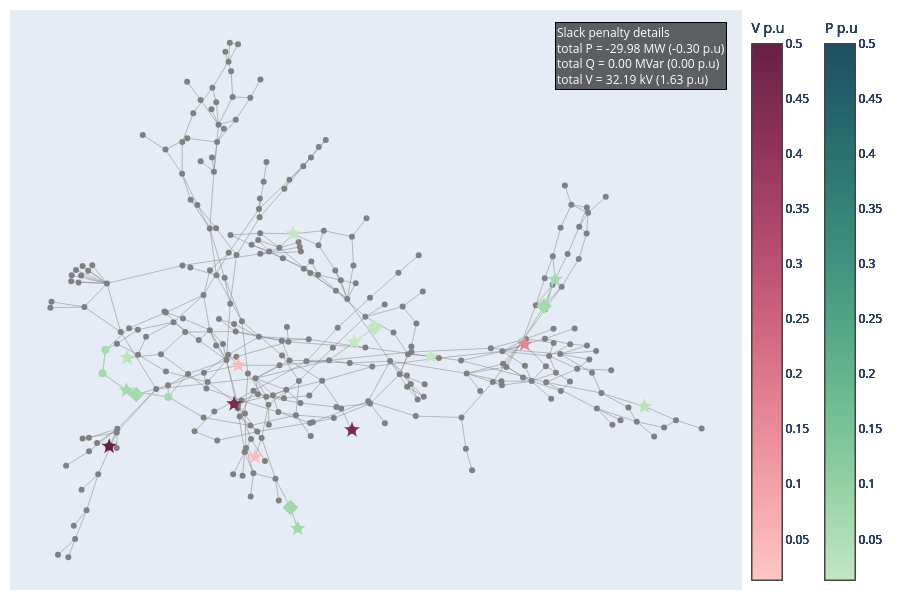

Notebook cell for this chart:
### Markdown cell above
# Correction 4

### Code cell
# slack_info 

pertubation1 = "VL125_0_load_P4"
data_correction4 = pd.read_csv(
    network_name +"_4.csv",
    sep=";",
    engine="python",
    index_col=False,
   # on_bad_lines="skip",
)
new_row = pd.read_csv(network_name+"_4_optim_info.csv", sep=";", engine="python", index_col=False)
optim_info = pd.concat([optim_info, new_row], ignore_index=True)
data_grouped_4 = data_correction4.groupby('busId')[['type','slackValue_pu','slackValue','gen','controlevoltage','transfo','shunt','load','info']].agg(unique_list)
data_grouped_4['Total_slack_abs'] = data_grouped_4['slackValue_pu'].apply(lambda x: builtins.sum(abs(slack) for slack in x) if isinstance(x, list) else abs(x))
G_4, dist, pos = network_construction(edges, data_grouped_4)
clusters = slack_subgraph(G_4, data_grouped_4)
data_grouped_4 = cluster_subgraph(G_4, clusters, data_grouped_4, dist)
fig = plot_slack_cluster(G_4, pos, clusters,data_grouped_4,data, col_centroid='centroid')
fig.show()

### Figure 1 — Plotly figure (JSON) as saved in the notebook; plotly's stock layout.template omitted (floating-point values rounded to 4 significant figures; data arrays with more than 128 entries replaced by an {"elided": "..."} marker saying what was removed)
{"data": [{"hovertemplate": "%{text}<extra></extra>", "line": {"color": "grey", "width": 0.5}, "mode": "lines", "name": "edges", "text": {"elided": "818 str values"}, "type": "scatter", "x": {"elided": "1227 float values"}, "y": {"elided": "1227 float values"}}, {"hovertemplate": "%{text}<extra></extra>", "marker": {"color": "gray", "size": 6}, "mode": "markers", "name": "All nodes", "text": {"elided": "278 str values"}, "type": "scatter", "x": {"elided": "278 float values"}, "y": {"elided": "278 float values"}}, {"hovertemplate": "%{text}<extra></extra>", "marker": {"cmax": 0.5, "cmin": 0.01302, "color": "rgb(189, 227, 190)", "colorbar": {"title": {"text": "P p.u"}, "x": 1.1}, "colorscale": [[0, "rgb(196, 230, 195)"], [0.1667, "rgb(150, 210, 164)"], [0.3333, "rgb(109, 188, 144)"], [0.5, "rgb(77, 162, 132)"], [0.6667, "rgb(54, 135, 122)"], [0.8333, "rgb(38, 107, 110)"], [1, "rgb(29, 79, 96)"]], "size": 12, "symbol": "star"}, "mode": "markers", "name": "Centroids", "text": ["Centroid: VL27_0<br>Gen: [nan]<br>Controle voltage type: N/A<br>Controle voltage location: N/A<br>Controle voltage status: N/A<br>Transfo: [nan]<br>Shunt: [nan]<br>Load: ['VL27_0_load']<br>number of nodes: 1<br><br>Total P = -2.5870 MW (-0.03 p.u)<br>Total Q = 0.00 MVar (0.00 p.u)<br>Total V = 0.00 kV (0.0000 p.u)"], "type": "scatter", "x": [0.7627], "y": [-0.2817]}, {"line": {"color": "rgb(189, 227, 190)", "width": 1}, "mode": "lines", "type": "scatter", "x": [], "y": []}, {"hovertemplate": "%{text}<extra></extra>", "marker": {"color": "rgb(189, 227, 190)", "size": 8, "symbol": "circle"}, "mode": "markers", "text": ["VL27_0<br>slack: [-0.02587] p.u <br>type: ['P']"], "type": "scatter", "x": [0.7627], "y": [-0.2817]}, {"hovertemplate": "%{text}<extra></extra>", "marker": {"cmax": 0.5, "cmin": 0.01302, "color": "rgb(253, 191, 190)", "colorbar": {"title": {"text": "V p.u"}, "x": 1}, "colorscale": [[0, "rgb(255, 198, 196)"], [0.1667, "rgb(244, 163, 168)"], [0.3333, "rgb(227, 129, 145)"], [0.5, "rgb(204, 96, 125)"], [0.6667, "rgb(173, 70, 108)"], [0.8333, "rgb(139, 48, 88)"], [1, "rgb(103, 32, 68)"]], "size": 12, "symbol": "star"}, "mode": "markers", "name": "Centroids", "text": ["Centroid: VL76_0<br>Gen: ['B76-G']<br>Controle voltage type: GENERATOR<br>Controle voltage location: [VL76_0]<br>Controle voltage status: MAIN<br>Transfo: [nan]<br>Shunt: [nan]<br>Load: ['VL76_0_load']<br>number of nodes: 1<br><br>Total P = 0.0000 MW (0.00 p.u)<br>Total Q = 0.00 MVar (0.00 p.u)<br>Total V = 3.47 kV (0.0302 p.u)"], "type": "scatter", "x": [-0.1417], "y": [-0.4594]}, {"line": {"color": "rgb(253, 191, 190)", "width": 1}, "mode": "lines", "type": "scatter", "x": [], "y": []}, {"hovertemplate": "%{text}<extra></extra>", "marker": {"color": "rgb(253, 191, 190)", "size": 8, "symbol": "circle"}, "mode": "markers", "text": ["VL76_0<br>slack: [0.030199] p.u <br>type: ['V']"], "type": "scatter", "x": [-0.1417], "y": [-0.4594]}, {"hovertemplate": "%{text}<extra></extra>", "marker": {"cmax": 0.5, "cmin": 0.01302, "color": "rgb(195, 230, 194)", "colorbar": {"title": {"text": "P p.u"}, "x": 1.1}, "colorscale": [[0, "rgb(196, 230, 195)"], [0.1667, "rgb(150, 210, 164)"], [0.3333, "rgb(109, 188, 144)"], [0.5, "rgb(77, 162, 132)"], [0.6667, "rgb(54, 135, 122)"], [0.8333, "rgb(38, 107, 110)"], [1, "rgb(29, 79, 96)"]], "size": 12, "symbol": "star"}, "mode": "markers", "name": "Centroids", "text": ["Centroid: VL526_0<br>Gen: [nan]<br>Controle voltage type: N/A<br>Controle voltage location: N/A<br>Controle voltage status: N/A<br>Transfo: [nan]<br>Shunt: [nan]<br>Load: ['VL526_0_load']<br>number of nodes: 1<br><br>Total P = -1.4935 MW (-0.01 p.u)<br>Total Q = 0.00 MVar (0.00 p.u)<br>Total V = 0.00 kV (0.0000 p.u)"], "type": "scatter", "x": [0.2661], "y": [-0.105]}, {"line": {"color": "rgb(195, 230, 194)", "width": 1}, "mode": "lines", "type": "scatter", "x": [], "y": []}, {"hovertemplate": "%{text}<extra></extra>", "marker": {"color": "rgb(195, 230, 194)", "size": 8, "symbol": "circle"}, "mode": "markers", "text": ["VL526_0<br>slack: [-0.014935] p.u <br>type: ['P']"], "type": "scatter", "x": [0.2661], "y": [-0.105]}, {"hovertemplate": "%{text}<extra></extra>", "marker": {"cmax": 0.5, "cmin": 0.01302, "color": "rgb(161, 215, 171)", "colorbar": {"title": {"text": "P p.u"}, "x": 1.1}, "colorscale": [[0, "rgb(196, 230, 195)"], [0.1667, "rgb(150, 210, 164)"], [0.3333, "rgb(109, 188, 144)"], [0.5, "rgb(77, 162, 132)"], [0.6667, "rgb(54, 135, 122)"], [0.8333, "rgb(38, 107, 110)"], [1, "rgb(29, 79, 96)"]], "size": 12, "symbol": "star"}, "mode": "markers", "name": "Centroids", "text": ["Centroid: VL528_0<br>Gen: [nan]<br>Controle voltage type: N/A<br>Controle voltage location: N/A<br>Controle voltage status: N/A<br>Transfo: [nan]<br>Shunt: [nan]<br>Load: ['VL528_0_load']<br>number of nodes: 2<br><br>Total P = -7.5012 MW (-0.08 p.u)<br>Total Q = 0.00 MVar (0.00 p.u)<br>Total V = 0.00 kV (0.0000 p.u)"], "type": "scatter", "x": [-0.04257], "y": [-0.7114]}, {"hovertemplate": "%{text}<extra></extra>", "marker": {"color": "rgb(161, 215, 171)", "size": 12, "symbol": "diamond"}, "mode": "markers", "name": "Second centroids", "text": ["Second centroid: VL70_0<br>Gen: [nan]<br>Transfo: [nan]<br>Shunt: [nan]<br>Load: ['VL70_0_load']<br>"], "type": "scatter", "x": [-0.0596], "y": [-0.6377]}, {"line": {"color": "rgb(161, 215, 171)", "width": 1}, "mode": "lines", "type": "scatter", "x": [-0.0596, -0.04257, null], "y": [-0.6377, -0.7114, null]}, {"hovertemplate": "%{text}<extra></extra>", "marker": {"color": "rgb(161, 215, 171)", "size": 8, "symbol": "circle"}, "mode": "markers", "text": ["VL70_0<br>slack: [-0.034397] p.u <br>type: ['P']", "VL528_0<br>slack: [-0.040615] p.u <br>type: ['P']"], "type": "scatter", "x": [-0.0596, -0.04257], "y": [-0.6377, -0.7114]}, {"hovertemplate": "%{text}<extra></extra>", "marker": {"cmax": 0.5, "cmin": 0.01302, "color": "rgb(252, 187, 187)", "colorbar": {"title": {"text": "V p.u"}, "x": 1}, "colorscale": [[0, "rgb(255, 198, 196)"], [0.1667, "rgb(244, 163, 168)"], [0.3333, "rgb(227, 129, 145)"], [0.5, "rgb(204, 96, 125)"], [0.6667, "rgb(173, 70, 108)"], [0.8333, "rgb(139, 48, 88)"], [1, "rgb(103, 32, 68)"]], "size": 12, "symbol": "star"}, "mode": "markers", "name": "Centroids", "text": ["Centroid: VL92_0<br>Gen: ['B92-G']<br>Controle voltage type: GENERATOR<br>Controle voltage location: [VL92_0]<br>Controle voltage status: MAIN<br>Transfo: [nan]<br>Shunt: [nan]<br>Load: ['VL92_0_load']<br>number of nodes: 1<br><br>Total P = 0.0000 MW (0.00 p.u)<br>Total Q = 0.00 MVar (0.00 p.u)<br>Total V = 4.36 kV (0.0379 p.u)"], "type": "scatter", "x": [-0.1807], "y": [-0.1364]}, {"line": {"color": "rgb(252, 187, 187)", "width": 1}, "mode": "lines", "type": "scatter", "x": [], "y": []}, {"hovertemplate": "%{text}<extra></extra>", "marker": {"color": "rgb(252, 187, 187)", "size": 8, "symbol": "circle"}, "mode": "markers", "text": ["VL92_0<br>slack: [0.03794] p.u <br>type: ['V']"], "type": "scatter", "x": [-0.1807], "y": [-0.1364]}, {"hovertemplate": "%{text}<extra></extra>", "marker": {"cmax": 0.5, "cmin": 0.01302, "color": "rgb(167, 217, 176)", "colorbar": {"title": {"text": "P p.u"}, "x": 1.1}, "colorscale": [[0, "rgb(196, 230, 195)"], [0.1667, "rgb(150, 210, 164)"], [0.3333, "rgb(109, 188, 144)"], [0.5, "rgb(77, 162, 132)"], [0.6667, "rgb(54, 135, 122)"], [0.8333, "rgb(38, 107, 110)"], [1, "rgb(29, 79, 96)"]], "size": 12, "symbol": "star"}, "mode": "markers", "name": "Centroids", "text": ["Centroid: VL114_0<br>Gen: [nan]<br>Controle voltage type: N/A<br>Controle voltage location: N/A<br>Controle voltage status: N/A<br>Transfo: [nan]<br>Shunt: [nan]<br>Load: ['VL114_0_load']<br>number of nodes: 5<br><br>Total P = -6.3880 MW (-0.06 p.u)<br>Total Q = 0.00 MVar (0.00 p.u)<br>Total V = 0.00 kV (0.0000 p.u)"], "type": "scatter", "x": [-0.4405], "y": [-0.2247]}, {"hovertemplate": "%{text}<extra></extra>", "marker": {"color": "rgb(167, 217, 176)", "size": 12, "symbol": "diamond"}, "mode": "markers", "name": "Second centroids", "text": ["Second centroid: VL112_0<br>Gen: [nan]<br>Transfo: [nan]<br>Shunt: [nan]<br>Load: ['VL112_0_load']<br>"], "type": "scatter", "x": [-0.4178], "y": [-0.2394]}, {"line": {"color": "rgb(167, 217, 176)", "width": 1}, "mode": "lines", "type": "scatter", "x": [-0.4959, -0.4891, null, -0.4959, -0.4405, null, -0.3433, -0.4405, null, -0.4178, -0.4405, null], "y": [-0.1644, -0.08177, null, -0.1644, -0.2247, null, -0.2479, -0.2247, null, -0.2394, -0.2247, null]}, {"hovertemplate": "%{text}<extra></extra>", "marker": {"color": "rgb(167, 217, 176)", "size": 8, "symbol": "circle"}, "mode": "markers", "text": ["VL109_0<br>slack: [-0.012412] p.u <br>type: ['P']", "VL206_0<br>slack: [-0.005745] p.u <br>type: ['P']", "VL112_0<br>slack: [-0.021576] p.u <br>type: ['P']", "VL207_0<br>slack: [-0.008038] p.u <br>type: ['P']", "VL114_0<br>slack: [-0.016109] p.u <br>type: ['P']"], "type": "scatter", "x": [-0.3433, -0.4891, -0.4178, -0.4959, -0.4405], "y": [-0.2479, -0.08177, -0.2394, -0.1644, -0.2247]}, {"hovertemplate": "%{text}<extra></extra>", "marker": {"cmax": 0.5, "cmin": 0.01302, "color": "rgb(188, 227, 190)", "colorbar": {"title": {"text": "P p.u"}, "x": 1.1}, "colorscale": [[0, "rgb(196, 230, 195)"], [0.1667, "rgb(150, 210, 164)"], [0.3333, "rgb(109, 188, 144)"], [0.5, "rgb(77, 162, 132)"], [0.6667, "rgb(54, 135, 122)"], [0.8333, "rgb(38, 107, 110)"], [1, "rgb(29, 79, 96)"]], "size": 12, "symbol": "star"}, "mode": "markers", "name": "Centroids", "text": ["Centroid: VL324_0<br>Gen: [nan]<br>Controle voltage type: N/A<br>Controle voltage location: N/A<br>Controle voltage status: N/A<br>Transfo: [nan]<br>Shunt: [nan]<br>Load: ['VL324_0_load']<br>number of nodes: 1<br><br>Total P = -2.6963 MW (-0.03 p.u)<br>Total Q = 0.00 MVar (0.00 p.u)<br>Total V = 0.00 kV (0.0000 p.u)"], "type": "scatter", "x": [-0.4391], "y": [-0.1103]}, {"line": {"color": "rgb(188, 227, 190)", "width": 1}, "mode": "lines", "type": "scatter", "x": [], "y": []}, {"hovertemplate": "%{text}<extra></extra>", "marker": {"color": "rgb(188, 227, 190)", "size": 8, "symbol": "circle"}, "mode": "markers", "text": ["VL324_0<br>slack: [-0.026963] p.u <br>type: ['P']"], "type": "scatter", "x": [-0.4391], "y": [-0.1103]}, {"hovertemplate": "%{text}<extra></extra>", "marker": {"cmax": 0.5, "cmin": 0.01302, "color": "rgb(166, 217, 175)", "colorbar": {"title": {"text": "P p.u"}, "x": 1.1}, "colorscale": [[0, "rgb(196, 230, 195)"], [0.1667, "rgb(150, 210, 164)"], [0.3333, "rgb(109, 188, 144)"], [0.5, "rgb(77, 162, 132)"], [0.6667, "rgb(54, 135, 122)"], [0.8333, "rgb(38, 107, 110)"], [1, "rgb(29, 79, 96)"]], "size": 12, "symbol": "star"}, "mode": "markers", "name": "Centroids", "text": ["Centroid: VL123_0<br>Gen: [nan]<br>Controle voltage type: N/A<br>Controle voltage location: N/A<br>Controle voltage status: N/A<br>Transfo: [nan]<br>Shunt: [nan]<br>Load: ['VL123_0_load']<br>number of nodes: 3<br><br>Total P = -6.6018 MW (-0.07 p.u)<br>Total Q = 0.00 MVar (0.00 p.u)<br>Total V = 0.00 kV (0.0000 p.u)"], "type": "scatter", "x": [0.5549], "y": [0.1661]}, {"hovertemplate": "%{text}<extra></extra>", "marker": {"color": "rgb(166, 217, 175)", "size": 12, "symbol": "diamond"}, "mode": "markers", "name": "Second centroids", "text": ["Second centroid: VL125_0<br>Gen: ['B125-G']<br>Transfo: [nan]<br>Shunt: [nan]<br>Load: ['VL125_0_load']<br>"], "type": "scatter", "x": [0.5294], "y": [0.07252]}, {"line": {"color": "rgb(166, 217, 175)", "width": 1}, "mode": "lines", "type": "scatter", "x": [0.4783, 0.5294, null, 0.5294, 0.5549, null], "y": [-0.05264, 0.07252, null, 0.07252, 0.1661, null]}, {"hovertemplate": "%{text}<extra></extra>", "marker": {"color": "rgb(166, 217, 175)", "size": 8, "symbol": "circle"}, "mode": "markers", "text": ["VL126_0<br>slack: [-0.006934] p.u <br>type: ['P']", "VL125_0<br>slack: [-0.02139] p.u <br>type: ['P']", "VL123_0<br>slack: [-0.037694] p.u <br>type: ['P']"], "type": "scatter", "x": [0.4783, 0.5294, 0.5549], "y": [-0.05264, 0.07252, 0.1661]}, {"hovertemplate": "%{text}<extra></extra>", "marker": {"cmax": 0.5, "cmin": 0.01302, "color": "rgb(196, 230, 195)", "colorbar": {"title": {"text": "P p.u"}, "x": 1.1}, "colorscale": [[0, "rgb(196, 230, 195)"], [0.1667, "rgb(150, 210, 164)"], [0.3333, "rgb(109, 188, 144)"], [0.5, "rgb(77, 162, 132)"], [0.6667, "rgb(54, 135, 122)"], [0.8333, "rgb(38, 107, 110)"], [1, "rgb(29, 79, 96)"]], "size": 12, "symbol": "star"}, "mode": "markers", "name": "Centroids", "text": ["Centroid: VL173_0<br>Gen: [nan]<br>Controle voltage type: N/A<br>Controle voltage location: N/A<br>Controle voltage status: N/A<br>Transfo: [nan]<br>Shunt: ['VL173_0_shunt_compensators']<br>Load: ['VL173_0_load']<br>number of nodes: 1<br><br>Total P = -1.3023 MW (-0.01 p.u)<br>Total Q = 0.00 MVar (0.00 p.u)<br>Total V = 0.00 kV (0.0000 p.u)"], "type": "scatter", "x": [-0.05355], "y": [0.3266]}, {"line": {"color": "rgb(196, 230, 195)", "width": 1}, "mode": "lines", "type": "scatter", "x": [], "y": []}, {"hovertemplate": "%{text}<extra></extra>", "marker": {"color": "rgb(196, 230, 195)", "size": 8, "symbol": "circle"}, "mode": "markers", "text": ["VL173_0<br>slack: [-0.013023] p.u <br>type: ['P']"], "type": "scatter", "x": [-0.05355], "y": [0.3266]}, {"hovertemplate": "%{text}<extra></extra>", "marker": {"cmax": 0.5, "cmin": 0.01302, "color": "rgb(230, 134, 148)", "colorbar": {"title": {"text": "V p.u"}, "x": 1}, "colorscale": [[0, "rgb(255, 198, 196)"], [0.1667, "rgb(244, 163, 168)"], [0.3333, "rgb(227, 129, 145)"], [0.5, "rgb(204, 96, 125)"], [0.6667, "rgb(173, 70, 108)"], [0.8333, "rgb(139, 48, 88)"], [1, "rgb(103, 32, 68)"]], "size": 12, "symbol": "star"}, "mode": "markers", "name": "Centroids", "text": ["Centroid: VL7001_2<br>Gen: ['B7003-G']<br>Controle voltage type: GENERATOR<br>Controle voltage location: [VL7001_2]<br>Controle voltage status: MAIN<br>Transfo: [nan]<br>Shunt: [nan]<br>Load: [nan]<br>number of nodes: 1<br><br>Total P = 0.0000 MW (0.00 p.u)<br>Total Q = 0.00 MVar (0.00 p.u)<br>Total V = 2.25 kV (0.1632 p.u)"], "type": "scatter", "x": [0.4844], "y": [-0.06209]}, {"line": {"color": "rgb(230, 134, 148)", "width": 1}, "mode": "lines", "type": "scatter", "x": [], "y": []}, {"hovertemplate": "%{text}<extra></extra>", "marker": {"color": "rgb(230, 134, 148)", "size": 8, "symbol": "circle"}, "mode": "markers", "text": ["VL7001_2<br>slack: [0.163175] p.u <br>type: ['V']"], "type": "scatter", "x": [0.4844], "y": [-0.06209]}, {"hovertemplate": "%{text}<extra></extra>", "marker": {"cmax": 0.5, "cmin": 0.01302, "color": "rgb(195, 230, 195)", "colorbar": {"title": {"text": "P p.u"}, "x": 1.1}, "colorscale": [[0, "rgb(196, 230, 195)"], [0.1667, "rgb(150, 210, 164)"], [0.3333, "rgb(109, 188, 144)"], [0.5, "rgb(77, 162, 132)"], [0.6667, "rgb(54, 135, 122)"], [0.8333, "rgb(38, 107, 110)"], [1, "rgb(29, 79, 96)"]], "size": 12, "symbol": "star"}, "mode": "markers", "name": "Centroids", "text": ["Centroid: VL15_1<br>Gen: [nan]<br>Controle voltage type: N/A<br>Controle voltage location: N/A<br>Controle voltage status: N/A<br>Transfo: [nan]<br>Shunt: [nan]<br>Load: ['VL15_1_load']<br>number of nodes: 2<br><br>Total P = -1.4087 MW (-0.01 p.u)<br>Total Q = 0.00 MVar (0.00 p.u)<br>Total V = 0.00 kV (0.0000 p.u)"], "type": "scatter", "x": [0.0883], "y": [-0.05497]}, {"hovertemplate": "%{text}<extra></extra>", "marker": {"color": "rgb(195, 230, 195)", "size": 12, "symbol": "diamond"}, "mode": "markers", "name": "Second centroids", "text": ["Second centroid: VL7017_0<br>Gen: ['B7017-G']<br>Transfo: [nan]<br>Shunt: [nan]<br>Load: [nan]<br>"], "type": "scatter", "x": [0.1349], "y": [-0.004516]}, {"line": {"color": "rgb(195, 230, 195)", "width": 1}, "mode": "lines", "type": "scatter", "x": [0.1349, 0.0883, null], "y": [-0.004516, -0.05497, null]}, {"hovertemplate": "%{text}<extra></extra>", "marker": {"color": "rgb(195, 230, 195)", "size": 8, "symbol": "circle"}, "mode": "markers", "text": ["VL7017_0<br>slack: [-0.006647] p.u <br>type: ['P']", "VL15_1<br>slack: [-0.007439] p.u <br>type: ['P']"], "type": "scatter", "x": [0.1349, 0.0883], "y": [-0.004516, -0.05497]}, {"hovertemplate": "%{text}<extra></extra>", "marker": {"cmax": 0.5, "cmin": 0.01302, "color": "rgb(125, 42, 80)", "colorbar": {"title": {"text": "V p.u"}, "x": 1}, "colorscale": [[0, "rgb(255, 198, 196)"], [0.1667, "rgb(244, 163, 168)"], [0.3333, "rgb(227, 129, 145)"], [0.5, "rgb(204, 96, 125)"], [0.6667, "rgb(173, 70, 108)"], [0.8333, "rgb(139, 48, 88)"], [1, "rgb(103, 32, 68)"]], "size": 12, "symbol": "star"}, "mode": "markers", "name": "Centroids", "text": ["Centroid: VL7039_0<br>Gen: ['B7039-G']<br>Controle voltage type: GENERATOR<br>Controle voltage location: [VL7039_0]<br>Controle voltage status: MAIN<br>Transfo: [nan]<br>Shunt: [nan]<br>Load: [nan]<br>number of nodes: 1<br><br>Total P = 0.0000 MW (0.00 p.u)<br>Total Q = 0.00 MVar (0.00 p.u)<br>Total V = 9.00 kV (0.4500 p.u)"], "type": "scatter", "x": [0.08345], "y": [-0.3643]}, {"line": {"color": "rgb(125, 42, 80)", "width": 1}, "mode": "lines", "type": "scatter", "x": [], "y": []}, {"hovertemplate": "%{text}<extra></extra>", "marker": {"color": "rgb(125, 42, 80)", "size": 8, "symbol": "circle"}, "mode": "markers", "text": ["VL7039_0<br>slack: [0.45] p.u <br>type: ['V']"], "type": "scatter", "x": [0.08345], "y": [-0.3643]}, {"hovertemplate": "%{text}<extra></extra>", "marker": {"cmax": 0.5, "cmin": 0.01302, "color": "rgb(125, 42, 80)", "colorbar": {"title": {"text": "V p.u"}, "x": 1}, "colorscale": [[0, "rgb(255, 198, 196)"], [0.1667, "rgb(244, 163, 168)"], [0.3333, "rgb(227, 129, 145)"], [0.5, "rgb(204, 96, 125)"], [0.6667, "rgb(173, 70, 108)"], [0.8333, "rgb(139, 48, 88)"], [1, "rgb(103, 32, 68)"]], "size": 12, "symbol": "star"}, "mode": "markers", "name": "Centroids", "text": ["Centroid: VL7049_0<br>Gen: ['B7049-G']<br>Controle voltage type: GENERATOR<br>Controle voltage location: [VL7049_0]<br>Controle voltage status: MAIN<br>Transfo: [nan]<br>Shunt: [nan]<br>Load: [nan]<br>number of nodes: 1<br><br>Total P = 0.0000 MW (0.00 p.u)<br>Total Q = 0.00 MVar (0.00 p.u)<br>Total V = 6.20 kV (0.4493 p.u)"], "type": "scatter", "x": [-0.1905], "y": [-0.2727]}, {"line": {"color": "rgb(125, 42, 80)", "width": 1}, "mode": "lines", "type": "scatter", "x": [], "y": []}, {"hovertemplate": "%{text}<extra></extra>", "marker": {"color": "rgb(125, 42, 80)", "size": 8, "symbol": "circle"}, "mode": "markers", "text": ["VL7049_0<br>slack: [0.4493] p.u <br>type: ['V']"], "type": "scatter", "x": [-0.1905], "y": [-0.2727]}, {"hovertemplate": "%{text}<extra></extra>", "marker": {"cmax": 0.5, "cmin": 0.01302, "color": "rgb(103, 32, 68)", "colorbar": {"title": {"text": "V p.u"}, "x": 1}, "colorscale": [[0, "rgb(255, 198, 196)"], [0.1667, "rgb(244, 163, 168)"], [0.3333, "rgb(227, 129, 145)"], [0.5, "rgb(204, 96, 125)"], [0.6667, "rgb(173, 70, 108)"], [0.8333, "rgb(139, 48, 88)"], [1, "rgb(103, 32, 68)"]], "size": 12, "symbol": "star"}, "mode": "markers", "name": "Centroids", "text": ["Centroid: VL9051_3<br>Gen: ['B9054-G']<br>Controle voltage type: GENERATOR<br>Controle voltage location: [VL9051_3]<br>Controle voltage status: MAIN<br>Transfo: [nan]<br>Shunt: [nan]<br>Load: [nan]<br>number of nodes: 1<br><br>Total P = 0.0000 MW (0.00 p.u)<br>Total Q = 0.00 MVar (0.00 p.u)<br>Total V = 6.90 kV (0.5000 p.u)"], "type": "scatter", "x": [-0.4806], "y": [-0.4221]}, {"line": {"color": "rgb(103, 32, 68)", "width": 1}, "mode": "lines", "type": "scatter", "x": [], "y": []}, {"hovertemplate": "%{text}<extra></extra>", "marker": {"color": "rgb(103, 32, 68)", "size": 8, "symbol": "circle"}, "mode": "markers", "text": ["VL9051_3<br>slack: [0.5] p.u <br>type: ['V']"], "type": "scatter", "x": [-0.4806], "y": [-0.4221]}], "layout": {"annotations": [{"align": "left", "bgcolor": "rgba(0,0,0,0.6)", "bordercolor": "black", "borderwidth": 1, "font": {"color": "white", "size": 12}, "showarrow": false, "text": "Slack penalty details <br>total P = -29.98 MW (-0.30 p.u)<br>total Q = 0.00 MVar (0.00 p.u)<br>total V = 32.19 kV (1.63 p.u)", "x": 0.98, "xref": "paper", "y": 0.98, "yref": "paper"}], "height": 600, "margin": {"b": 10, "l": 10, "r": 10, "t": 10}, "showlegend": false, "width": 900, "xaxis": {"visible": false}, "yaxis": {"visible": false}}}
